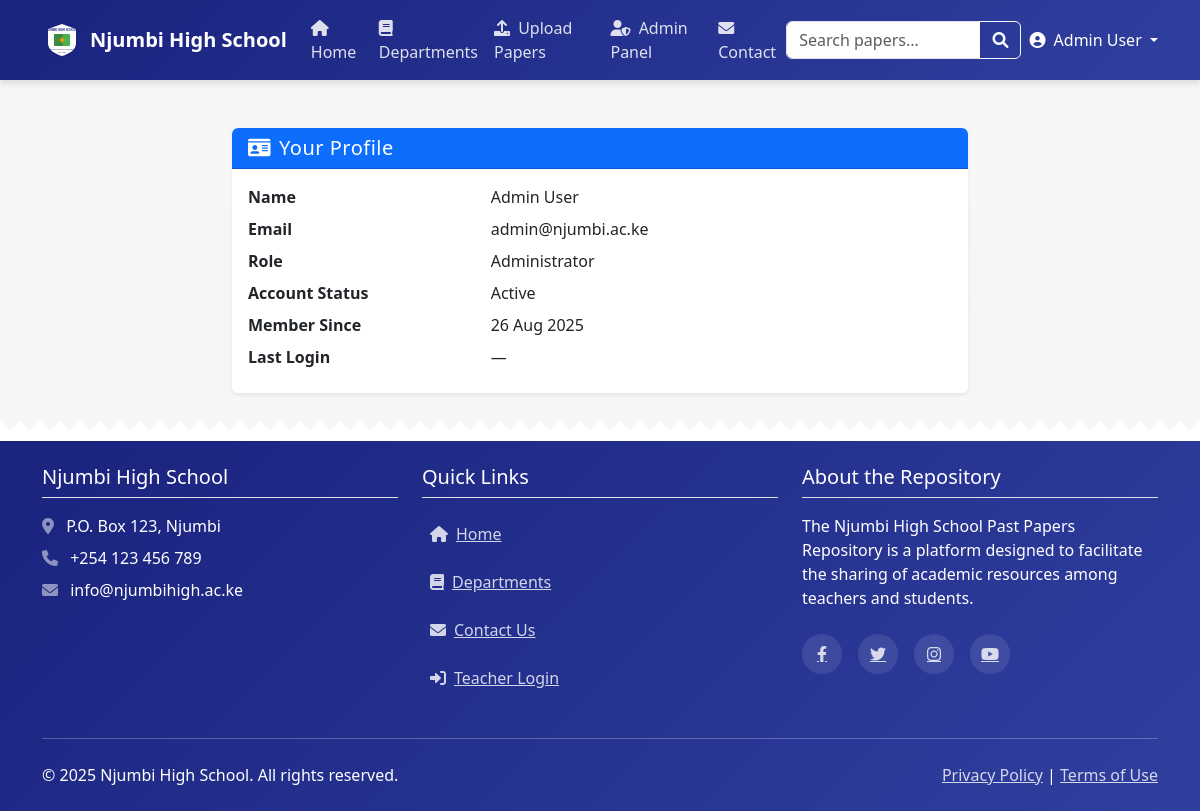
The app's page /profile.php (signed in) with its own data.
### tables this page shows
CREATE TABLE IF NOT EXISTS users (
    id INT AUTO_INCREMENT PRIMARY KEY,
    name VARCHAR(100) NOT NULL,
    email VARCHAR(100) NOT NULL UNIQUE,
    password VARCHAR(255) NOT NULL,
    is_admin BOOLEAN DEFAULT FALSE,
    department_id INT,
    created_at TIMESTAMP DEFAULT CURRENT_TIMESTAMP,
    last_login TIMESTAMP NULL,
    status ENUM('active', 'inactive', 'suspended') DEFAULT 'active',
    FOREIGN KEY (department_id) REFERENCES departments(id) ON DELETE SET NULL
);

### profile.php (the view, shortened to what this page needs)
<?php
$conn = getDbConnection();
$userId = $_SESSION['user_id'];
$stmt = $conn->prepare('SELECT name, email, is_admin, department_id, created_at, last_login, status FROM users WHERE id = ?');
$stmt->bind_param('i', $userId);
$stmt->execute();
$result = $stmt->get_result();
$user = $result->fetch_assoc();
?>
<!DOCTYPE html>
<html lang="en">
<head>
    <link rel="stylesheet" href="assets/css/style.css">
    <link href="https://cdn.jsdelivr.net/npm/bootstrap@5.3.0/dist/css/bootstrap.min.css" rel="stylesheet">
    <link rel="stylesheet" href="https://cdnjs.cloudflare.com/ajax/libs/font-awesome/6.0.0/css/all.min.css">
</head>
<body>
<?php include 'includes/header.php'; ?>
<main class="container my-5">
    <div class="row justify-content-center">
        <div class="col-md-8">
            <div class="card shadow-sm border-0">
                <div class="card-header bg-primary text-white">
                    <h5 class="mb-0"><i class="fas fa-id-card me-2"></i>Your Profile</h5>
                </div>
                <div class="card-body">
                    <dl class="row mb-0">
                        <dt class="col-sm-4">Name</dt>
                        <dd class="col-sm-8"><?php echo htmlspecialchars($user['name']); ?></dd>
                        <dt class="col-sm-4">Email</dt>
                        <dd class="col-sm-8"><?php echo htmlspecialchars($user['email']); ?></dd>
                        <dt class="col-sm-4">Role</dt>
                        <dd class="col-sm-8"><?php echo $user['is_admin'] ? 'Administrator' : 'Teacher'; ?></dd>
                        <dt class="col-sm-4">Account Status</dt>
                        <dd class="col-sm-8"><?php echo ucfirst($user['status']); ?></dd>
                        <dt class="col-sm-4">Member Since</dt>
                        <dd class="col-sm-8"><?php echo date('d M Y', strtotime($user['created_at'])); ?></dd>
                        <dt class="col-sm-4">Last Login</dt>
                        <dd class="col-sm-8"><?php echo $user['last_login'] ? date('d M Y H:i', strtotime($user['last_login'])) : '—'; ?></dd>
                    </dl>
                </div>
            </div>
        </div>
    </div>
</main>
<?php include 'includes/footer.php'; ?>
</body>
</html>

### assets/css/style.css (style rules this page uses)
:root { --primary-color: #1a237e; --secondary-color: #4caf50; --accent-color: #ff9800; --light-color: #f5f5f5; --dark-color: #333; --gray-color: #757575; --border-radius: 8px; --box-shadow: 0 4px 6px rgba(0, 0, 0, 0.1); --transition-speed: 0.3s; --gradient-primary: linear-gradient(135deg, #1a237e 0%, #303f9f 100%); --gradient-secondary: linear-gradient(135deg, #4caf50 0%, #2e7d32 100%); }
body { font-family: 'Roboto', sans-serif; color: var(--dark-color); background-color: var(--light-color); line-height: 1.6; background-image: linear-gradient(to bottom, rgba(245, 245, 245, 0.8) 0%, rgba(245, 245, 245, 0.9) 100%); background-attachment: fixed; }
.card { transition: transform var(--transition-speed) ease, box-shadow var(--transition-speed) ease; border-radius: var(--border-radius); border: none; overflow: hidden; }
.card-header { font-weight: 600; letter-spacing: 0.5px; }
.card-body { padding: 1.5rem; }

### records on screen
users: name "Admin User", email "admin@njumbi.ac.ke", status "Active", created_at "26 Aug 2025"

### other values on screen
$userName "Admin User"
